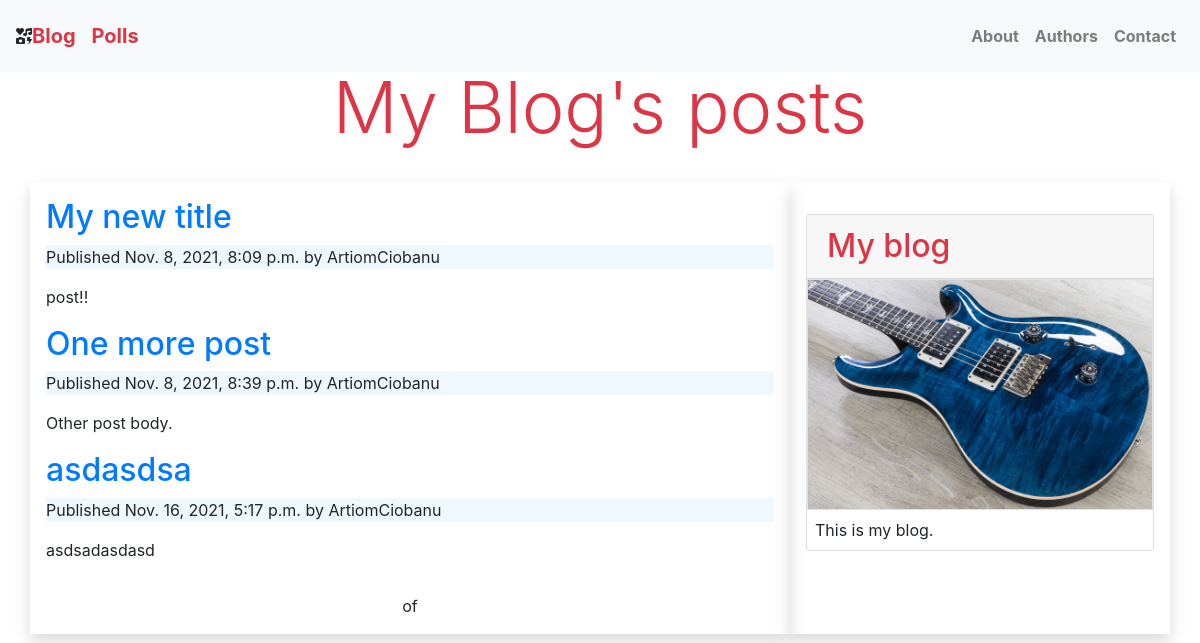
Screenshot of /blog/ with the database file from the repository.
### blog/models.py (models this page shows)
class Post(models.Model):
    STATUS_CHOICES = (
        ('draft', 'Draft'),
        ('published', 'Published'),
    )
    title = models.CharField(max_length=250)
    slug = models.SlugField(max_length=250, unique_for_date='publish')
    author = models.ForeignKey(User, on_delete=models.CASCADE, related_name='blog_posts')
    body = models.TextField()
    publish = models.DateTimeField(default=timezone.now)
    created = models.DateTimeField(auto_now_add=True)
    updated = models.DateTimeField(auto_now=True)
    status = models.CharField(max_length=10, choices=STATUS_CHOICES, default='draft')
    def get_absolute_url(self):
        return reverse('blog:post_detail', args=[self.publish.year, self.publish.month, self.publish.day, self.slug])

### blog/views.py (the view)
# urls.py: path('', views.PostListView.as_view(), name='post_list'),
class PostListView(ListView):
    queryset = Post.objects.all()
    context_object_name = 'posts'
    paginate_by = 3
    template_name = 'blog/post/list.html'

### blog/templates/blog/post/list.html (shortened to what this page needs)
{% extends "../base.html" %}
{% block content %}
    {% for post in posts %}
        <h2><a href="{{ post.get_absolute_url }}">{{ post.title }}</a></h2>
        <p class="publish-date">Published {{ post.publish }} by {{ post.author }}</p>
        {{ post.body|truncatewords:30|linebreaks }}
    {% endfor %}
    {% include "../pagination.html" with page=post_obj %}
{% endblock %}

### blog/static/css/blogStyle.css (style rules this page uses)
.publish-date { background-color: aliceblue; }

### rows the page displays
Post: title "My new title", publish "Nov. 8, 2021, 8:09 p.m.", author "ArtiomCiobanu", body "post!!"
Post: title "One more post", publish "Nov. 8, 2021, 8:39 p.m.", author "ArtiomCiobanu", body "Other post body."
Post: title "asdasdsa", publish "Nov. 16, 2021, 5:17 p.m.", author "ArtiomCiobanu", body "asdsadasdasd"
